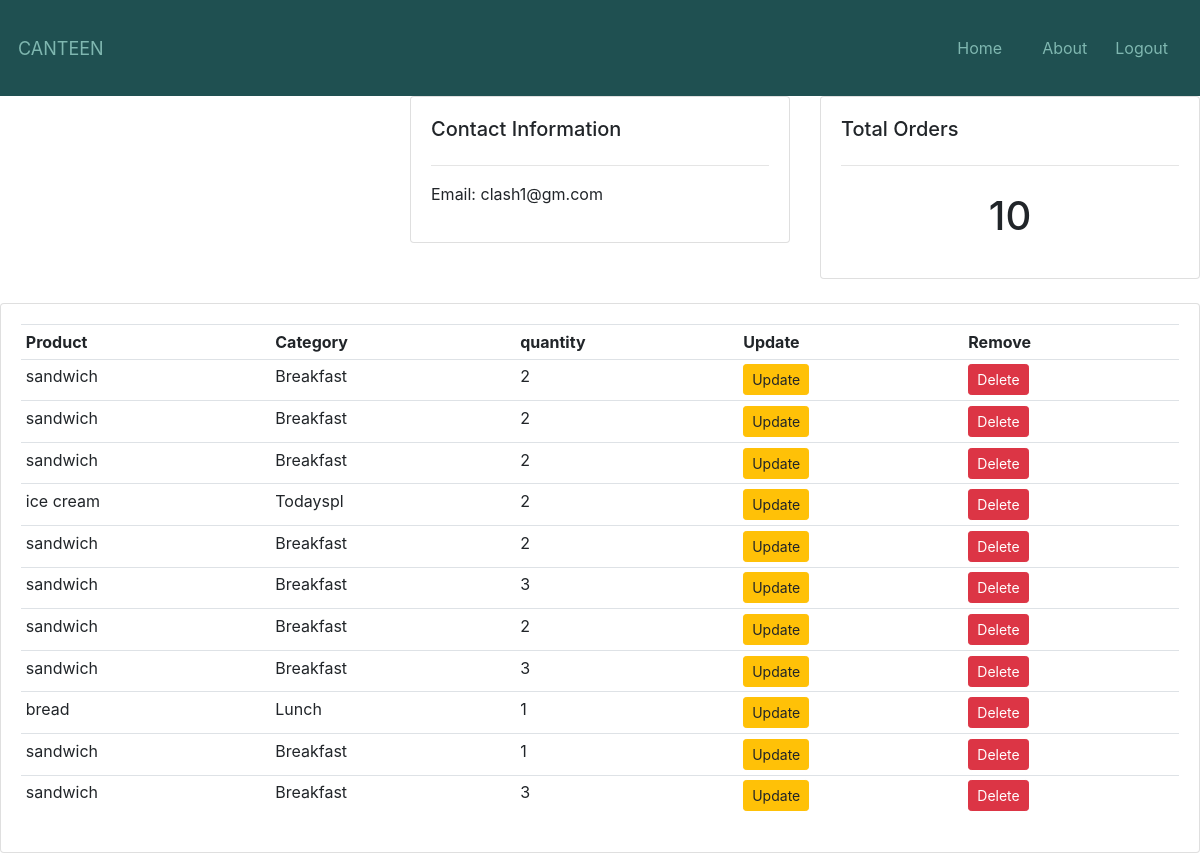
Page /customer/3/ (signed in) on the committed database.
### account/models.py (models this page shows, shortened)
class Customer(models.Model):
    user=models.OneToOneField(User,on_delete=models.CASCADE)
    name=models.CharField(max_length=200)
    email=models.EmailField(max_length=100)

### ordering/models.py (models this page shows, shortened)
class cart(models.Model):
    user=models.ForeignKey(Customer,on_delete=models.SET_NULL,null=True,blank=True)
    product=models.ForeignKey(Product,on_delete=models.SET_NULL,null=True,blank=True)
    quantity=models.IntegerField(default=1)
    complete=models.BooleanField(default=False)

class Product(models.Model):
    options=(("Breakfast","Breakfast"),
    ("Lunch","Lunch"),
    ("Todayspl","Todayspl"),)
    name=models.CharField(max_length=100)
    price=models.DecimalField(max_digits=7,decimal_places=2)
    category=models.CharField(max_length=10,choices=options)
    description=models.TextField(max_length=500)
    image=models.ImageField(null=True,blank=True)

### ordering/decorators.py (the view)
    def wrapper_func(request, *args, **kwargs):
        if not request.user.is_staff:
            return redirect('menu')
        else:
            return view_func(request, *args, **kwargs)

### ordering/views.py (called while the page is built)
@admin_only
def customer(request,pk_test):
    customer=Customer.objects.get(id=pk_test)
    orders = customer.customer_order.all()
    order_count=orders.count()
    carts=cart.objects.all()
    context={"customer":customer,"orders":orders,"order_count":order_count,"carts":carts}
    return render(request,"ordering/customer.html",context)

### ordering/templates/ordering/customer.html
{% extends "account/base.html" %}
{% block content %}
<div class="row">
    <div class="col-md">
    </div>
    <div class="col-md">
        <div class="card card-body">
            <h5>Contact Information</h5>
            <hr>
            <p>Email: {{customer.email}} </p>
        </div>
    </div>
    <div class="col-md">
        <div class="card card-body">
            <h5>Total Orders</h5>
            <hr>
            <h1 style="text-align: center;padding: 10px">{{order_count}}</h1>
        </div>
    </div>
</div>
<br>
<div class="row">
    <div class="col-md">
        <div class="card card-body">
            <table class="table table-sm">
                <tr>
                    <th>Product</th>
                    <th>Category</th>
                    <th>quantity</th>
                    <th>Update</th>
                    <th>Remove</th>
                </tr>
                {% for order in orders  %}
                {%for cart in order.products.all %}
                <tr>
                    <td>{{cart.product.name}}</td>
                    <td>{{cart.product.category}}</td>
                    <td>{{cart.quantity}}</td>
                    <td><a class="btn btn-sm btn-warning" href="{% url 'update_order' cart.id %}">Update</a></td>
                    <td><a class="btn btn-sm btn-danger" href="{% url 'delete_order' order.id cart.id %}">Delete</a></td>
                </tr>
                {% endfor %}
                {% endfor %}
            </table>
        </div>
    </div>
</div>
{% endblock %}

### account/static/account/main.css (style rules this page uses)
::placeholder { color: white; }

### rows in the picture
Customer: email "clash1@gm.com"
cart: product.name "sandwich", product.category "Breakfast", quantity "2"
cart: product.name "sandwich", product.category "Breakfast", quantity "2"
cart: product.name "sandwich", product.category "Breakfast", quantity "2"
cart: product.name "ice cream", product.category "Todayspl", quantity "2"
cart: product.name "sandwich", product.category "Breakfast", quantity "2"
cart: product.name "sandwich", product.category "Breakfast", quantity "3"
cart: product.name "sandwich", product.category "Breakfast", quantity "2"
cart: product.name "sandwich", product.category "Breakfast", quantity "3"
cart: product.name "bread", product.category "Lunch", quantity "1"
cart: product.name "sandwich", product.category "Breakfast", quantity "1"
cart: product.name "sandwich", product.category "Breakfast", quantity "3"

### other values in the picture
{{ order_count }} "10"
